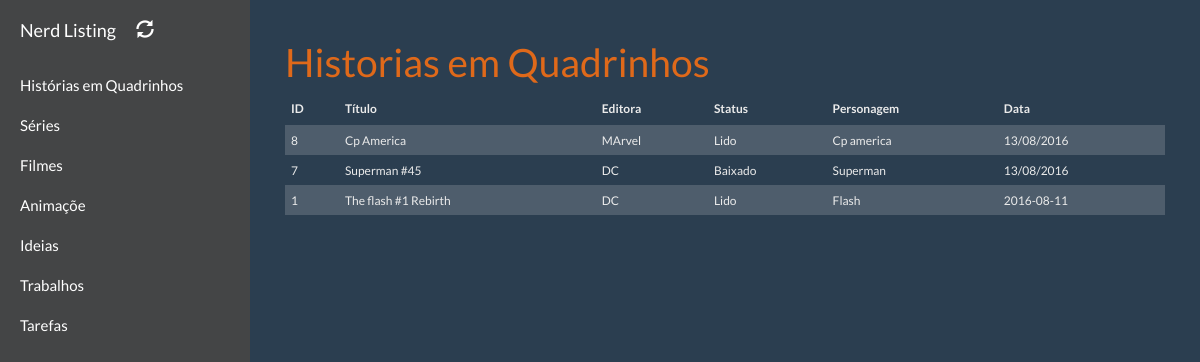
/hqs/visualiza.php, run on an earlier commit of the app's database.
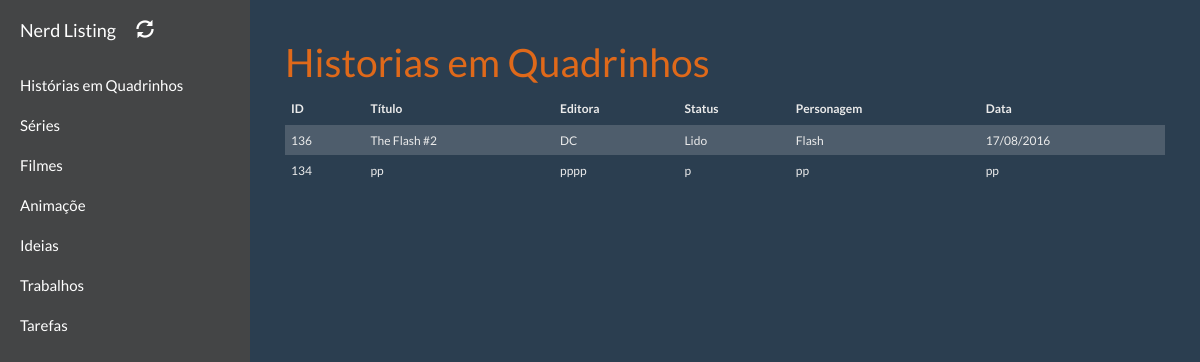
And on a later commit of the database.
### tables this page shows
CREATE TABLE `hqs` (
  `id` int(255) NOT NULL,
  `titulo` varchar(255) NOT NULL,
  `editora` varchar(255) NOT NULL,
  `status` varchar(255) NOT NULL,
  `personagem` varchar(255) NOT NULL,
  `data` varchar(255) NOT NULL,
  `loc` varchar(255) NOT NULL
);

### config.php (called while the page is built, shortened)
<?php
$title = "Nerd Listing";

### hqs/visualiza.php (the view, shortened to what this page needs)
<?php
require_once '../header.php';
require_once '../connect.php';
?>
<div id="page-content-wrapper">
    <div class="container-fluid">
        <div class="row">
            <div class="col-md-12">
                <h1 class="text-primary">Historias em Quadrinhos</h1>
                <table class="table table-striped table-hover ">
                    <thead>
                        <tr>
                            <th>ID</th>
                            <th>Título</th>
                            <th>Editora</th>
                            <th>Status</th>
                            <th>Personagem</th>
                             <th>Data</th>
                        </tr>
                    </thead>
                    <tbody>
                        <?php
                        $buscahqs = $pdo->prepare("SELECT * FROM hqs ORDER BY id DESC LIMIT 10");
                        $buscahqs->execute();
                        $linha = $buscahqs->fetchALL(PDO::FETCH_ASSOC);
                        foreach ($linha as $listar) {
                            echo "<tr>";
                            echo "<td>".$listar["id"]."</td>" ;
                            echo "<td>".$listar["titulo"]."</td>";
                            echo "<td>".$listar["editora"]."</td>" ;
                            echo "<td>".$listar["status"]."</td>";
                            echo "<td>".$listar["personagem"]."</td>";
                            echo "<td>".$listar["data"]."</td>";
                            echo "</tr>";
                        }
                        ?>
                    </tbody>
                </table>
            </div>
        </div>
    </div>
</div>
<?php require_once '../footer.php'; ?>

### header.php (shortened to what this page needs)
<?php require_once 'config.php';
?>
<!DOCTYPE html>
<html lang="en">
    <head>
        <link href="../custom/bootstrap.css" rel="stylesheet">
        <link href="../custom/bootstrap/css/bootstrap.min.css" rel="stylesheet">
        <link href="../custom/simple-sidebar.css" rel="stylesheet">
    </head>
    <body>
        <div id="wrapper">
            <div id="sidebar-wrapper">
                <ul class="sidebar-nav">
                    <li class="sidebar-brand">
                        <a href="#">
                            <?php echo $title; ?><span  onclick="location.reload();"  class=" glyphicon glyphicon-refresh "></span>
                        </a>
                    </li>
                    <li>
                        <a href="http://localhost/Geek_Listing/hqs/">Histórias em Quadrinhos</a>
                    </li>
                    <li>
                        <a href="#">Séries</a>
                    </li>
                    <li>
                        <a href="#">Filmes</a>
                    </li>
                    <li>
                        <a href="#">Animaçõe</a>
                    </li>
                    <li>
                        <a href="#">Ideias</a>
                    </li>
                    <li>
                        <a href="#">Trabalhos</a>
                    </li>
                    <li>
                        <a href="#">Tarefas</a>
                    </li>
                </ul>
            </div>

### footer.php (shortened to what this page needs)
  </div>
</body>
</body>
</html>

### custom/simple-sidebar.css (style rules this page uses)
body { overflow-x: hidden; }
#wrapper { padding-left: 0; -webkit-transition: all 0.5s ease; -moz-transition: all 0.5s ease; -o-transition: all 0.5s ease; transition: all 0.5s ease; }
#sidebar-wrapper { z-index: 1000; position: fixed; left: 250px; width: 0; height: 100%; margin-left: -250px; overflow-y: auto; background: #444546; -webkit-transition: all 0.5s ease; -moz-transition: all 0.5s ease; -o-transition: all 0.5s ease; transition: all 0.5s ease; }
#page-content-wrapper { width: 100%; position: absolute; padding: 15px; }
.sidebar-nav { position: absolute; top: 0; width: 250px; margin: 0; padding: 0; list-style: none; }
.sidebar-nav li { text-indent: 20px; line-height: 40px; }
.sidebar-nav li a { display: block; text-decoration: none; color: #fff; }
.sidebar-nav > .sidebar-brand { height: 65px; font-size: 18px; line-height: 60px; }
.sidebar-nav > .sidebar-brand a { color: #fff; }
@media (min-width:768px) { #wrapper { padding-left: 250px; } }
@media (min-width:768px) { #sidebar-wrapper { width: 250px; } }
@media (min-width:768px) { #page-content-wrapper { padding: 20px; position: relative; } }

What changed in the data, as far as the page shows it:
removed hqs: id "8", titulo "Cp America", editora "MArvel", status "Lido", personagem "Cp america", data "13/08/2016"
removed hqs: id "7", titulo "Superman #45", editora "DC", status "Baixado", personagem "Superman", data "13/08/2016"
removed hqs: id "1", titulo "The flash #1 Rebirth", editora "DC", status "Lido", personagem "Flash", data "2016-08-11"
added hqs: id "136", titulo "The Flash #2", editora "DC", status "Lido", personagem "Flash", data "17/08/2016"
added hqs: id "134", titulo "pp", editora "pppp", status "p", personagem "pp", data "pp"
